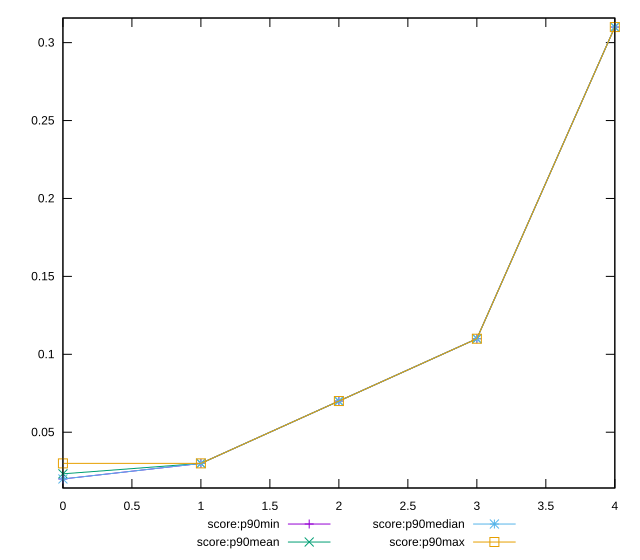

Write the gnuplot code that produced this figure.
reset

$scoreP90Min <<EOF
0 0.02
1 0.03
2 0.07
3 0.11
4 0.31
EOF

$scoreP90Mean <<EOF
0 0.02329787234042555
1 0.02999999999999996
2 0.07000000000000008
3 0.10999999999999997
4 0.3099999999999995
EOF

$scoreP90Median <<EOF
0 0.02
1 0.03
2 0.07
3 0.11
4 0.31
EOF

$scoreP90Max <<EOF
0 0.03
1 0.03
2 0.07
3 0.11
4 0.31
EOF

set key outside below
set xrange [0:4]
set yrange [0.0142:0.31579999999999997]
set trange [0.0142:0.31579999999999997]
set terminal svg size 640, 560 enhanced background rgb 'white'
set output "report_00013_2021-02-09T12-04-24.940Z/uses-long-cache-ttl/progression/score.svg"

plot $scoreP90Min title "score:p90min" with linespoints, \
     $scoreP90Mean title "score:p90mean" with linespoints, \
     $scoreP90Median title "score:p90median" with linespoints, \
     $scoreP90Max title "score:p90max" with linespoints

reset
